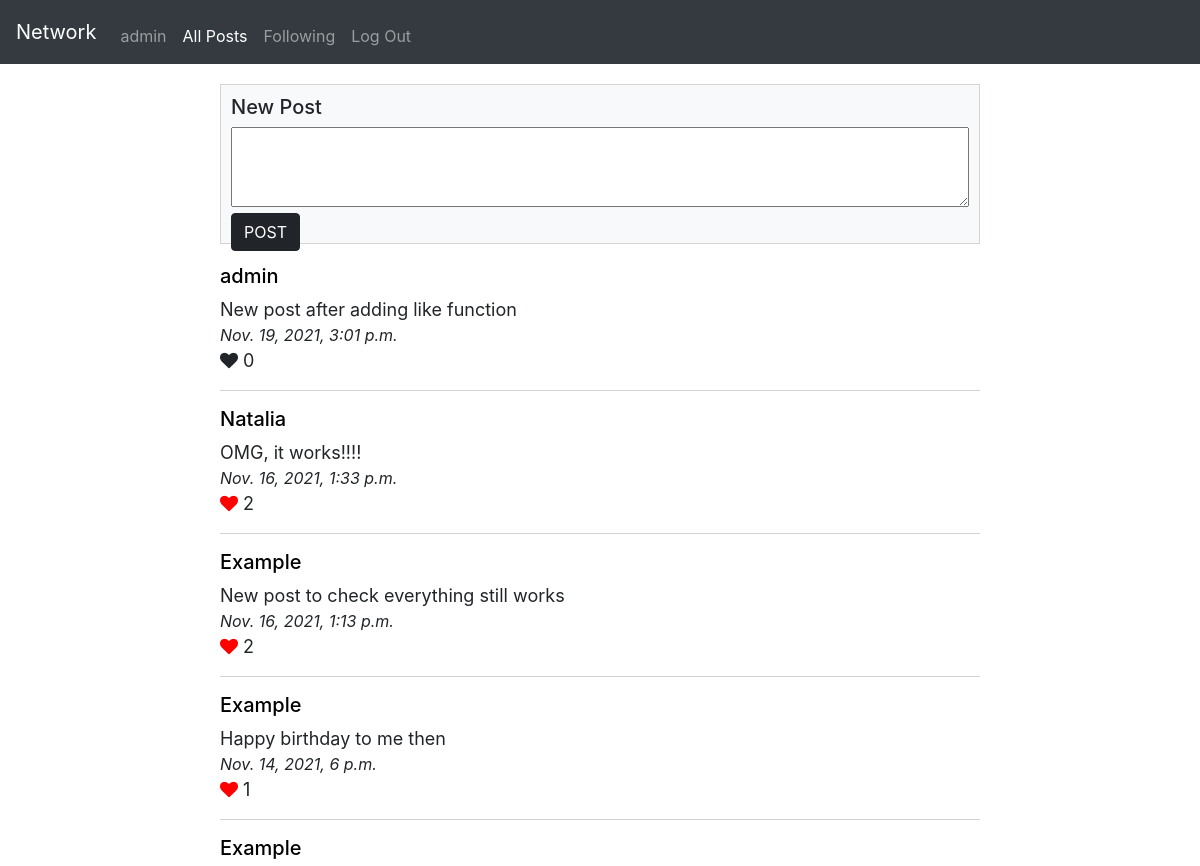
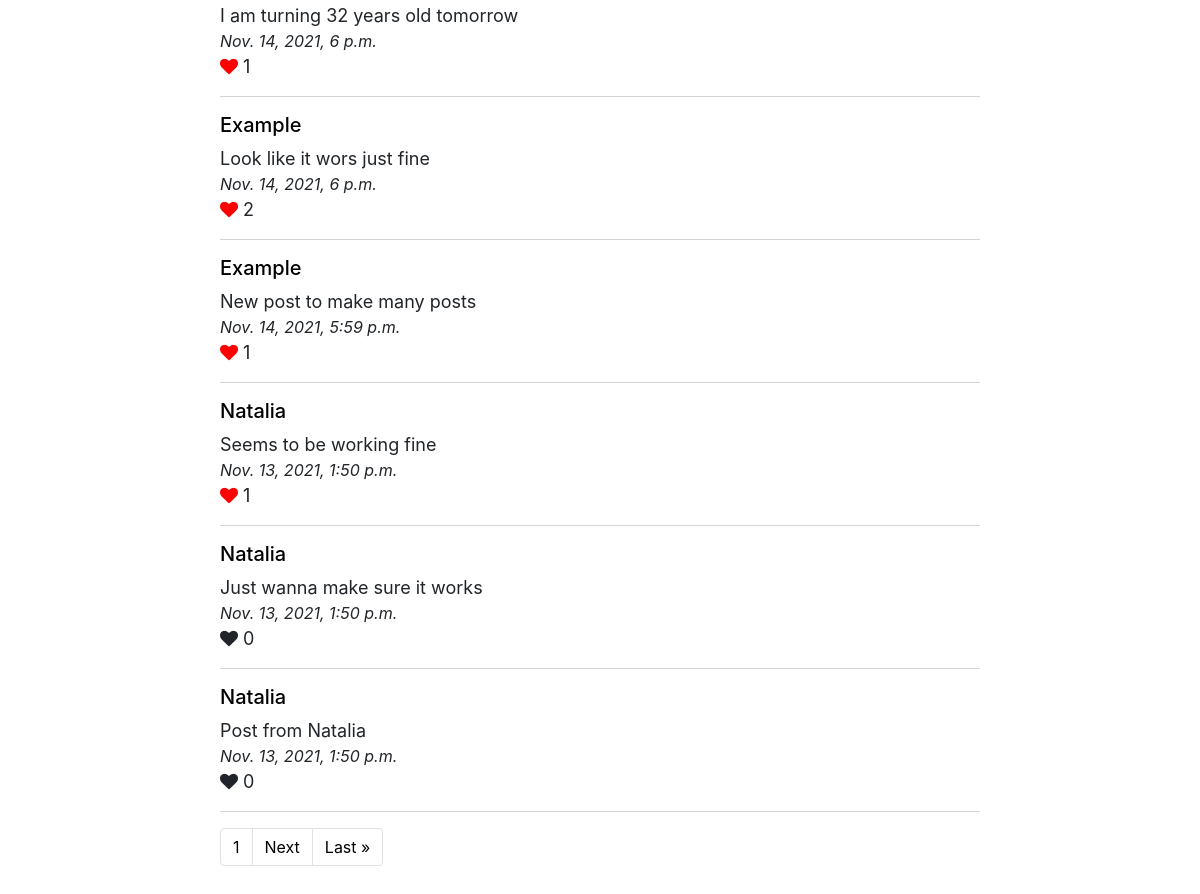
Screenshot of / (signed in) with the database file from the repository (2 pictures, top to bottom).
### network/models.py (models this page shows, shortened)
class User(AbstractUser):
    pass

class Post(models.Model):
    author = models.ForeignKey(Profile, on_delete=models.CASCADE, related_name='author')
    post_date = models.DateTimeField(default=datetime.now)
    content = models.TextField()
    likes = models.ManyToManyField(Profile, blank=True, related_name='likes')

class Profile(models.Model):
    user = models.OneToOneField(User, on_delete=models.CASCADE, related_name="profile")
    relationships = models.ManyToManyField('self', through='Relationship', symmetrical=False, related_name='related_to')
    profile_img = models.ImageField(default="default.jpg", upload_to="profile_pic")
    def __str__(self):
        return f"{self.user}"

### network/views.py (the view)
# urls.py: path("", views.index, name="index"),
def index(request):
    if request.user.is_authenticated:
        user_profile = Profile.objects.get(user=request.user)
        if request.method == "POST":
                form = NewPostForm(request.POST)
                if form.is_valid():
                    content = form.cleaned_data['new_post']
                    new_post = Post.objects.create(author=user_profile, content=content)
                    new_post.save()
                    return HttpResponseRedirect(reverse("index"))
        else:
            form = NewPostForm()
        paginator = Paginator(Post.objects.all().order_by('post_date').reverse(), 10)
        page_number = request.GET.get('page', 1)
        page_obj = paginator.get_page(page_number)
        return render(request, "network/posts.html", {"form": form, "page_obj": page_obj, "user_profile": user_profile})
    else:
        return HttpResponseRedirect(reverse("login"))

### network/forms.py
class NewPostForm(forms.Form):
    new_post = forms.CharField(label="", widget=forms.Textarea(attrs={'class': "post", 'id': "new_post"}))

### network/templates/network/posts.html (shortened to what this page needs)
{% extends "network/layout.html" %}
{% load static %}
{% block body %}
{% if user.is_authenticated %}
    <div class='post_div'>
        <h5>New Post</h5>
        <form action="{% url 'index' %}" method="post" id="new_post">
            {{ form }}
            <input class='btn btn-primary' type="submit" value="POST">
        </form>
    </div>
    <div id='posts'>
        {% for post in page_obj %}
        <div name='post'>
            <h5> <a href="{% url 'profile' post.author.id %}"> {{ post.author }} </a></h5>
            {{ post.content }}
            <div class='post_date'>
                {{ post.post_date }}
            </div>
            {% if user_profile in post.likes.all %}
            <i class="fa fa-heart" style="color:red" id='heart' data-post-id="{{ post.id }}"></i>
            {% else %}
            <i class="fa fa-heart" id='heart' data-post-id="{{ post.id }}"></i>
            {% endif %}
            <span id="post{{ post.id }}">{{ post.likes.count }}</span>
            <div><hr class="solid"></div>
        </div>
        {% endfor %}
    </div>
{% endif %}
{% endblock %}

### network/templates/network/layout.html (shortened to what this page needs)
{% load static %}
<!DOCTYPE html>
<html lang="en">
    <head>
        <link rel="stylesheet" href="https://cdnjs.cloudflare.com/ajax/libs/font-awesome/4.7.0/css/font-awesome.min.css">
        <link rel="stylesheet" href="https://stackpath.bootstrapcdn.com/bootstrap/4.4.1/css/bootstrap.min.css">
        <link href="{% static 'network/styles.css' %}" rel="stylesheet">
    </head>
    <body>
        <nav class="navbar navbar-expand-lg navbar-dark bg-dark">
            <a class="navbar-brand" href="{% url 'index' %}">Network</a>
            <div class="collapse navbar-collapse" id="navbar">
                <ul class="navbar-nav mr-auto mt-2">
                    {% if user.is_authenticated %}
                    {% url 'profile' user.id as url %}
                    <li class="nav-item {% if request.path == url %} active {% endif %}">
                        <a class="nav-link" href="{{ url }}">{{ user.username }}</a>
                    </li>
                    {% url 'index' as url %}
                    <li class="nav-item {% if request.path == url %}active{% endif %}">
                        <a class="nav-link" href="{{ url }}">All Posts</a>
                    </li>
                    {% url 'following' as url %}
                    <li class="nav-item {% if request.path == url %}active{% endif %}">
                        <a class="nav-link" href="{{ url }}">Following</a>
                    </li>
                    {% url 'logout' as url %}
                    <li class="nav-item {% if request.path == url %}active{% endif %}">
                        <a class="nav-link" href="{{ url }}">Log Out</a>
                    </li>
                    {% endif %}
                </ul>
            </div>
        </nav>
        <div class="body">
            {% block body %}
            {% endblock %}
            <div class="footer">
                <footer>
                    <ul class="pagination">
                        <li class="page-item"><a class="page-link" href="?page={{ page_obj.number }}" id="current_page"> {{ page_obj.number }}</a></li>
                        {% if page_obj.has_next %}
                            <li class="page-item"><a class="page-link" href="?page={{ page_obj.next_page_number }}">Next</a></li>
                            <li class="page-item"><a class="page-link" href="?page={{ page_obj.paginator.num_pages }}">Last &raquo;</a></li>
                        {% endif %}
                    </ul>
                </footer>
            </div>
        </div>
    </body>
</html>

### network/static/network/styles.css (style rules this page uses)
.body { max-width: 800px; margin: 0 auto; padding: 20px; }
.body a { color: black; }
.body input { background-color: #212529; border-color: #212529; color: white; }
.post_div { padding: 10px; width: 100%; border: 1px solid lightgray; height: 20vh; background-color: #f8f9fa; }
.post { width: 100%; height: 10vh; }
.post_date { font-size: medium; font-style: italic; }
hr.solid { border-top: 1px solid lightgray; }
#posts { padding-top: 20px !important; max-width: 800px; margin: 0 auto; font-size: large; }
.footer { bottom: 0; }

### rows the page displays
User: username "admin"
Post: author "admin", content "New post after adding like function", post_date "Nov. 19, 2021, 3:01 p.m.", likes.count "0"
Post: author "Natalia", content "OMG, it works!!!!", post_date "Nov. 16, 2021, 1:33 p.m.", likes.count "2"
Post: author "Example", content "New post to check everything still works", post_date "Nov. 16, 2021, 1:13 p.m.", likes.count "2"
Post: author "Example", content "Happy birthday to me then", post_date "Nov. 14, 2021, 6 p.m.", likes.count "1"
Post: author "Example", content "I am turning 32 years old tomorrow", post_date "Nov. 14, 2021, 6 p.m.", likes.count "1"
Post: author "Example", content "Look like it wors just fine", post_date "Nov. 14, 2021, 6 p.m.", likes.count "2"
Post: author "Example", content "New post to make many posts", post_date "Nov. 14, 2021, 5:59 p.m.", likes.count "1"
Post: author "Natalia", content "Seems to be working fine", post_date "Nov. 13, 2021, 1:50 p.m.", likes.count "1"
Post: author "Natalia", content "Just wanna make sure it works", post_date "Nov. 13, 2021, 1:50 p.m.", likes.count "0"
Post: author "Natalia", content "Post from Natalia", post_date "Nov. 13, 2021, 1:50 p.m.", likes.count "0"

### other values shown
{{ page_obj.number }} "1"
